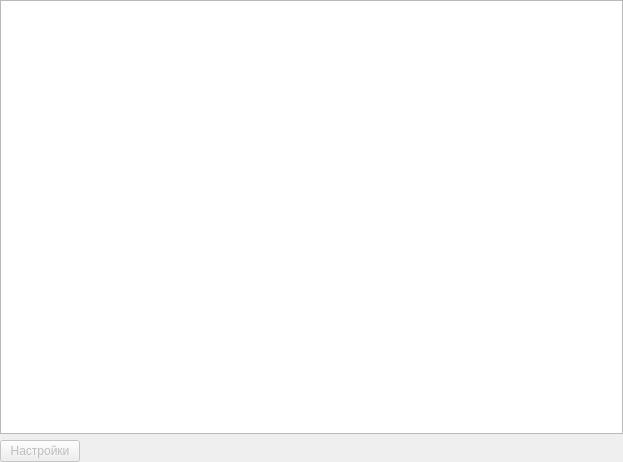
<?xml version="1.0" encoding="UTF-8"?>
<ui version="4.0">
 <class>PluginsList</class>
 <widget class="QWidget" name="PluginsList">
  <property name="geometry">
   <rect>
    <x>0</x>
    <y>0</y>
    <width>623</width>
    <height>462</height>
   </rect>
  </property>
  <layout class="QVBoxLayout" name="verticalLayout">
   <property name="leftMargin">
    <number>0</number>
   </property>
   <property name="topMargin">
    <number>0</number>
   </property>
   <property name="rightMargin">
    <number>0</number>
   </property>
   <property name="bottomMargin">
    <number>0</number>
   </property>
   <item>
    <widget class="QListWidget" name="list">
     <property name="alternatingRowColors">
      <bool>true</bool>
     </property>
     <property name="verticalScrollMode">
      <enum>QAbstractItemView::ScrollPerPixel</enum>
     </property>
     <property name="uniformItemSizes">
      <bool>true</bool>
     </property>
     <property name="wordWrap">
      <bool>true</bool>
     </property>
    </widget>
   </item>
   <item>
    <layout class="QHBoxLayout" name="horizontalLayout">
     <item>
      <widget class="QPushButton" name="butSettings">
       <property name="enabled">
        <bool>false</bool>
       </property>
       <property name="sizePolicy">
        <sizepolicy hsizetype="Fixed" vsizetype="Fixed">
         <horstretch>0</horstretch>
         <verstretch>0</verstretch>
        </sizepolicy>
       </property>
       <property name="text">
        <string>Настройки</string>
       </property>
      </widget>
     </item>
     <item>
      <spacer name="horizontalSpacer">
       <property name="orientation">
        <enum>Qt::Horizontal</enum>
       </property>
       <property name="sizeHint" stdset="0">
        <size>
         <width>40</width>
         <height>20</height>
        </size>
       </property>
      </spacer>
     </item>
    </layout>
   </item>
  </layout>
 </widget>
 <resources/>
 <connections/>
</ui>
